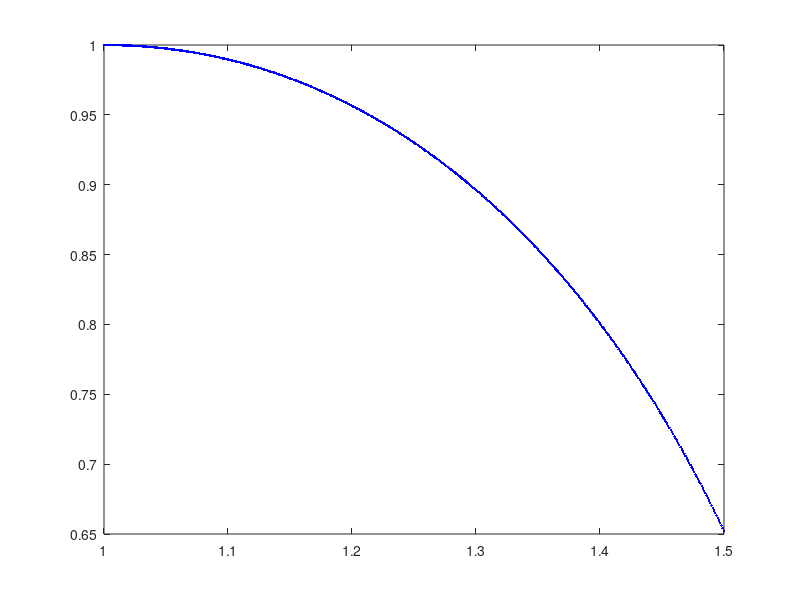

Source code (MATLAB): (Note: this script raises an error after producing the figure.)
function ode()
    clear all; clc; close all

    rnge = 1:0.001:1.5;
    y = rnge.*sqrt(1-2*log(rnge));
    plot(rnge, y, '.b');
    odedsolve();
end

function odedsolve()
    syms y(x);
    diffeq = diff(y) == (y.^2 - x.^2)/(x*y);
    ivp = y(1) == 1;
    soln = dsolve(diffeq, ivp);
    x = 1:0.005:1.5;
    y = subs(soln(1));
    hold on; plot(x, y, '.r');
end

function odeode45()
    xrange = [1 1.5];
    y0 = 1;
    [x, y] = ode45()

end